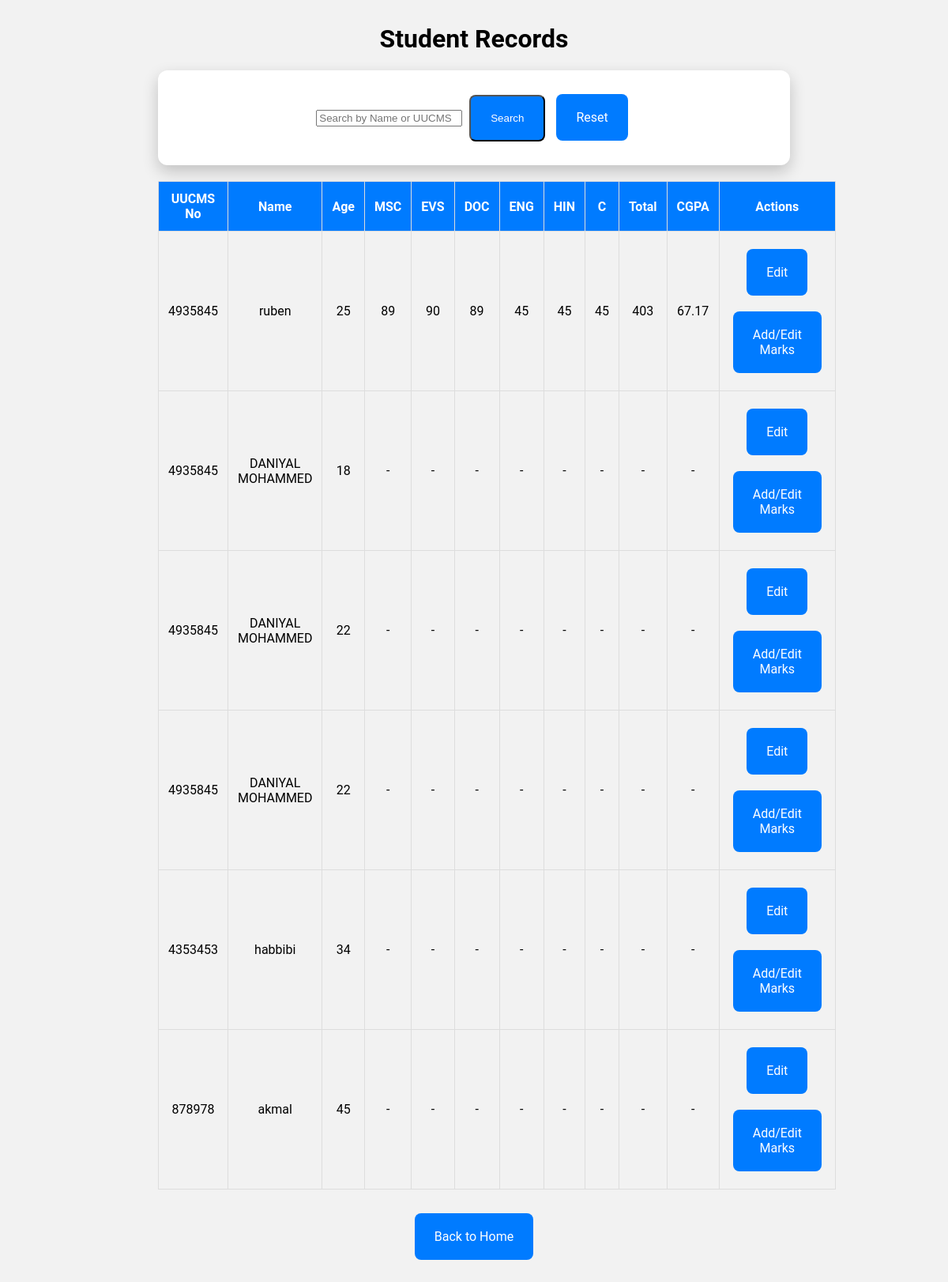
/students, run on the app's committed database.
### tables this page shows
CREATE TABLE marks (
    id INTEGER PRIMARY KEY AUTOINCREMENT,
    student_id INTEGER,
    msc INTEGER,
    evs INTEGER,
    doc INTEGER,
    eng INTEGER,
    hin INTEGER,
    c INTEGER,
    total INTEGER,
    cgpa REAL,
    FOREIGN KEY(student_id) REFERENCES students(id)
);

CREATE TABLE students (
    id INTEGER PRIMARY KEY AUTOINCREMENT,
    uucms TEXT NOT NULL,
    name TEXT NOT NULL,
    age INTEGER
);

### app.py (the view)
@app.route('/students', methods=['GET'])
def students():
    search = request.args.get('search', '').strip()
    conn = get_db_connection()
    if search:
        students_list = conn.execute(
            "SELECT * FROM students WHERE name LIKE ? OR uucms LIKE ?",
            (f'%{search}%', f'%{search}%')
        ).fetchall()
    else:
        students_list = conn.execute("SELECT * FROM students").fetchall()
    marks_list = conn.execute("SELECT * FROM marks").fetchall()
    students_data = []
    for student in students_list:
        marks = next((m for m in marks_list if m['student_id'] == student['id']), None)
        total = marks['total'] if marks else '-'
        cgpa = marks['cgpa'] if marks else '-'
        students_data.append({
            'student': student,
            'marks': marks,
            'total': total,
            'cgpa': cgpa
        })
    conn.close()
    return render_template('students.html', students_data=students_data, search=search)

### app.py (called while the page is built)
def get_db_connection():
    conn = sqlite3.connect(DATABASE)
    conn.row_factory = sqlite3.Row
    return conn

### Templates/students.html (shortened to what this page needs)
<!DOCTYPE html>
<html lang="en">
<head>
    <link rel="stylesheet" href="{{ url_for('static', filename='css/style.css') }}">
</head>
<body class="students-page">
    <div class="container">
        <h1>Student Records</h1>
        <form method="get" action="{{ url_for('students') }}" class="form-box">
            <input type="text" name="search" placeholder="Search by Name or UUCMS" value="{{ search }}">
            <input type="submit" value="Search" class="btn">
            <a href="{{ url_for('students') }}" class="btn">Reset</a>
        </form>
        <table>
            <thead>
                <tr>
                    <th>UUCMS No</th>
                    <th>Name</th>
                    <th>Age</th>
                    <th>MSC</th>
                    <th>EVS</th>
                    <th>DOC</th>
                    <th>ENG</th>
                    <th>HIN</th>
                    <th>C</th>
                    <th>Total</th>
                    <th>CGPA</th>
                    <th>Actions</th>
                </tr>
            </thead>
            <tbody>
                {% if students_data %}
                    {% for data in students_data %}
                    <tr>
                        <td>{{ data.student.uucms }}</td>
                        <td>{{ data.student.name }}</td>
                        <td>{{ data.student.age }}</td>
                        <td>{{ data.marks.msc if data.marks else '-' }}</td>
                        <td>{{ data.marks.evs if data.marks else '-' }}</td>
                        <td>{{ data.marks.doc if data.marks else '-' }}</td>
                        <td>{{ data.marks.eng if data.marks else '-' }}</td>
                        <td>{{ data.marks.hin if data.marks else '-' }}</td>
                        <td>{{ data.marks.c if data.marks else '-' }}</td>
                        <td>{{ data.total }}</td>
                        <td>{{ data.cgpa }}</td>
                        <td>
                            <a href="{{ url_for('edit_student', id=data.student.id) }}" class="btn">Edit</a>
                            <a href="{{ url_for('add_marks', student_id=data.student.id) }}" class="btn">Add/Edit Marks</a>
                        </td>
                    </tr>
                    {% endfor %}
                {% else %}
                    <tr>
                        <td colspan="12">No students found.</td>
                    </tr>
                {% endif %}
            </tbody>
        </table>
        <a href="{{ url_for('index') }}" class="btn">Back to Home</a>
    </div>
</body>
</html>

### Static/css/style.css (style rules this page uses)
body { font-family: 'Roboto', sans-serif; background-color: #f2f2f2; margin: 2; padding: 0; }
.container { width: 200%; max-width: 800px; margin: 30px auto; text-align: center; }
.btn { display: inline-block; padding: 20px 25px; margin: 10px 5px; text-decoration: none; color: white; background-color: #007BFF; border-radius: 8px; transition: 0.3s; }
.form-box { background-color: white; padding: 20px; margin: 20px 0; border-radius: 12px; box-shadow: 0 8px 20px rgba(0,0,0,0.2); }
body.students-page table { width: 100%; border-collapse: collapse; margin-bottom: 20px; }
body.students-page th, body.students-page td { padding: 12px; border: 1px solid #ddd; }
body.students-page th { background-color: #007BFF; color: white; }

### data on the page
marks: student.uucms "4935845", student.name "ruben", student.age "25", marks "89", marks "90", marks "45", total "403", cgpa "67.17"
students: student.uucms "4935845", student.name "DANIYAL MOHAMMED", student.age "18"
students: student.uucms "4935845", student.name "DANIYAL MOHAMMED", student.age "22"
students: student.uucms "4935845", student.name "DANIYAL MOHAMMED", student.age "22"
students: student.uucms "4353453", student.name "habbibi", student.age "34"
students: student.uucms "878978", student.name "akmal", student.age "45"

### other printed values
{{ data.marks.msc if data.marks else '-' }} "-" "-" "-" "-" "-"
{{ data.marks.evs if data.marks else '-' }} "-" "-" "-" "-" "-"
{{ data.marks.doc if data.marks else '-' }} "-" "-" "-" "-" "-"
{{ data.marks.eng if data.marks else '-' }} "-" "-" "-" "-" "-"
{{ data.marks.hin if data.marks else '-' }} "-" "-" "-" "-" "-"
{{ data.marks.c if data.marks else '-' }} "-" "-" "-" "-" "-"
{{ data.total }} "-" "-" "-" "-" "-"
{{ data.cgpa }} "-" "-" "-" "-" "-"
